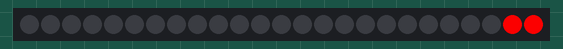
Simulated run of this sketch. Board: Arduino Uno, built with avr-gcc and run on an emulated ATmega328P. On the bench: 25 RGB LEDs in strip order, left to right.

Above: at 0.15 s.
At 1.07 s:
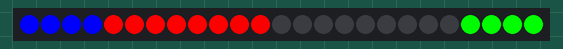
At 9.81 s:
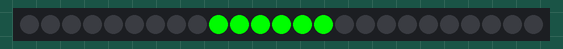
At 19.38 s:
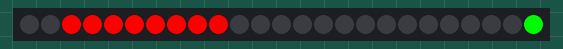
At 31.21 s:
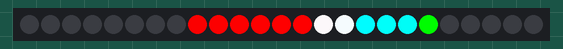
At 39.85 s:
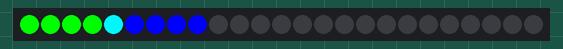

The sketch:

410Bulbs.ino
```cpp
#include "Adafruit_WS2801.h"

////////////////////////////////////////////////////////////////////////////////
// Globals & Constants

// These are just named quantities so we don't just see numbers all over the
// place. It's much easier to know what's going on when you read (e.g.)
// "numberofLEDs" instead of the number 25.

////////////////////////////////////////////////////////////////////////////////

// The number of LEDs in the string of WS2801s.
// This determines the maximum number of addressable lights which can be programmed.
const int numberOfLEDs = 25;

// The frame counter increases by one for each update of the lighting values.
// This value can be used to (e.g.) animate lighting colors over time.
static uint32_t frameCounter = 0;
const uint32_t frameDelay = 10;

// A selection of colors to cycle.
const uint32_t colorBlack = 0x000000;
const uint32_t colorRed = 0xff0000;
const uint32_t colorGreen = 0x00ff00;
const uint32_t colorBlue = 0x0000ff;
const uint32_t colorWhite = 0xffffff;

////////////////////////////////////////////////////////////////////////////////
// Helper Functions

// These math functions make it easier to assemble parts of an effect.

////////////////////////////////////////////////////////////////////////////////

// Take a red, green, and blue value and turn it into a color value.
uint32_t createColor(uint8_t r, uint8_t g, uint8_t b) {
  return (uint32_t(r) << 16) | (uint32_t(g) << 8) | (uint32_t(b));
}

// This function oscillates from 0-255, then 255-0, then it repeats.
// This simple sawtooth can be used to build other effects.
uint8_t fnSaw(uint16_t c) {
  c = c & 511;
  return c < 256 ? c : 255 - (c - 256);
}

// This function "clamps" values below 240 to zero.
// This creates a narrow band of lit values for strobe effects.
uint8_t fnBand(uint16_t c) {
  c = fnSaw(c);
  return c < 240 ? 0 : c;
}

////////////////////////////////////////////////////////////////////////////////
// Animation Functions

// This part defines the strip of LEDs as well as the effects to be applied.

// The strip itself; this object represents the connected LEDs.
// Since we don't specify the pins here the WS2801 library will default to use
// MOSI (Yellow/Data) & CLK (Green/Clock).
Adafruit_WS2801 strip = Adafruit_WS2801(numberOfLEDs);

// Set all bulbs to a uniform color.
void doFill(uint32_t color) {
  for (int i = 0; i < numberOfLEDs; ++i) {
    strip.setPixelColor(i, color);
  }
}

// Walk one bulb along the strip each frame.
void doMarchingBulb(uint32_t colorOn, uint32_t colorOff) {
  uint32_t which = frameCounter % numberOfLEDs;
  for (int i = 0; i < numberOfLEDs; ++i) {
    strip.setPixelColor(i, i == which ? colorOn : colorOff);
  }
}

// Make a horrible mess of strobes.
void doMultiStrobe() {
  for (int i = 0; i < numberOfLEDs; ++i) {
    strip.setPixelColor(i, createColor(
      fnBand(frameCounter + 150 + i * 4),
      fnBand(-frameCounter * 2 + 290 + i * 5),
      fnBand(frameCounter * 5 + 377 + i * 6)));
  }
}

// Carnival style Red, Green, Blue alternating.
void doRedGreenBlue() {
  const uint32_t colorCount = 3;
  const uint32_t colorValues[colorCount] = { colorRed, colorGreen, colorBlue };
  for (int i = 0; i < numberOfLEDs; ++i) {
    strip.setPixelColor(i, colorValues[(frameCounter + i) % colorCount]);
  }
}

////////////////////////////////////////////////////////////////////////////////
// Entry Point Functions

// The setup is the first function to run when the program starts. This will run
// only once each time the board is first powered up.
void setup() {
  strip.begin();
}

// The loop function runs continuously as fast at the microprocessor will allow
// It is advisable to add a delay in here so it doesn't run crazy fast.
void loop() {
  ////////////////////////////////////////
  // ENABLE ONLY ONE OF THESE:
  ////////////////////////////////////////
  //doMarchingBulb(colorRed, colorBlack);
  doMultiStrobe();
  //doRedGreenBlue();
  //doFill(colorWhite);
  ////////////////////////////////////////

  // Update all the LEDs with the last values we set.
  strip.show();
  // Advance to the next frame and delay.
  ++frameCounter;
  delay(frameDelay);
}
```
